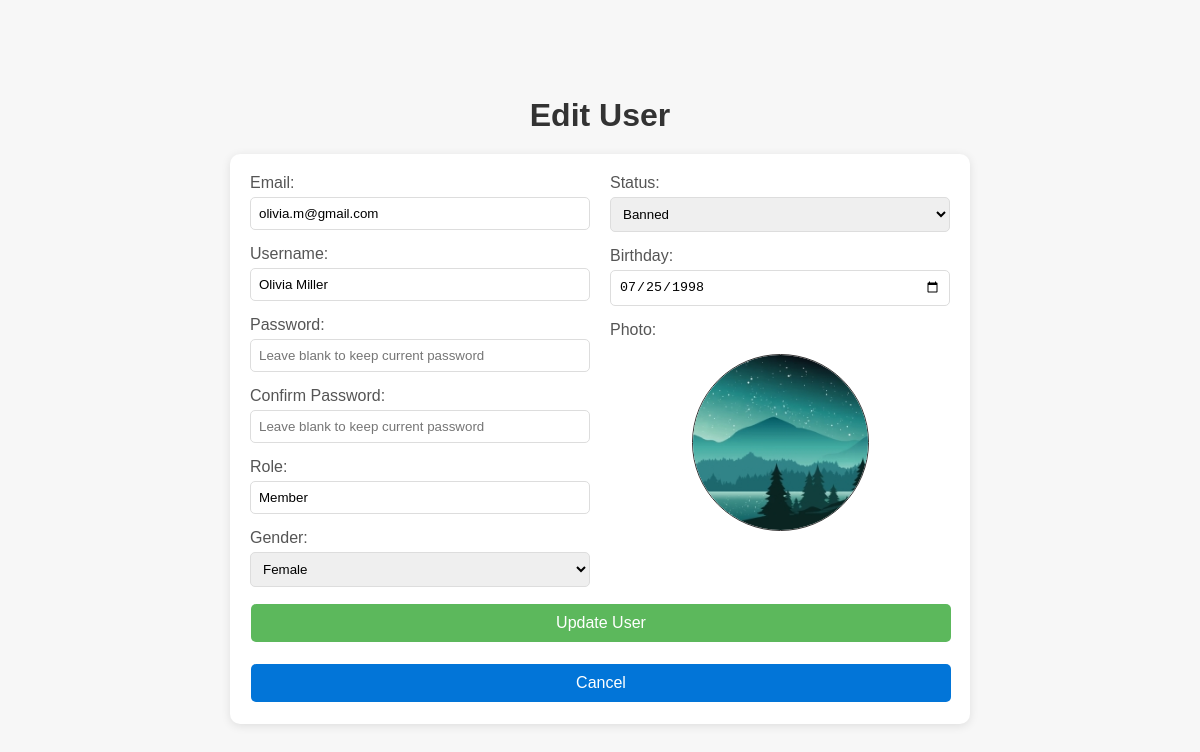
Page /admin/editUser.php?user_id=U0023 (signed in) on the earlier database version.
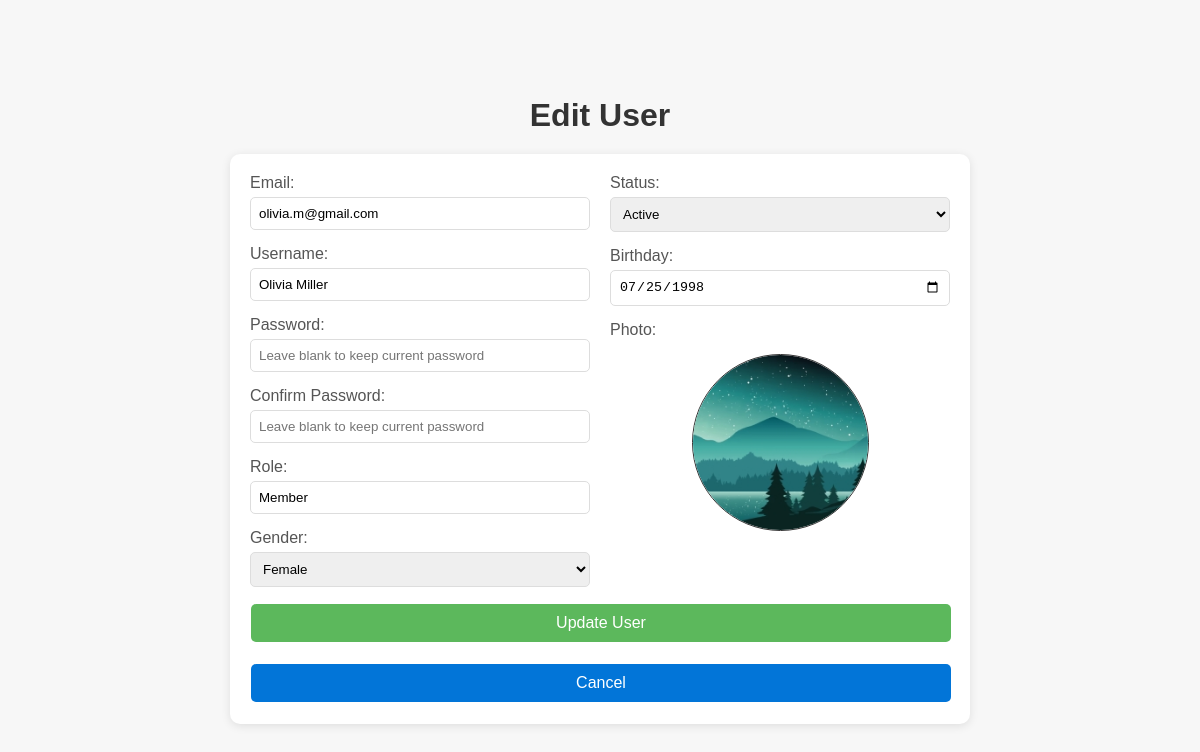
Same page on the later database version.
### tables this page shows
CREATE TABLE `user` (
  `user_id` varchar(5) NOT NULL,
  `name` varchar(100) NOT NULL,
  `email` varchar(100) NOT NULL,
  `password` varchar(100) NOT NULL,
  `gender` varchar(10) NOT NULL,
  `birthday` date NOT NULL,
  `photo` varchar(100) NOT NULL,
  `role` varchar(100) NOT NULL,
  `status` varchar(20) NOT NULL,
  `failed_attempts` int(11) DEFAULT 0,
  `last_failed_attempt` datetime DEFAULT NULL,
  `banned_until` datetime DEFAULT NULL,
  `last_login_time` datetime DEFAULT NULL,
  `login_count` int(11) DEFAULT 0,
  `last_login_event_time` datetime DEFAULT NULL,
  `deactivated_at` datetime DEFAULT NULL,
  `remember_token` varchar(64) DEFAULT NULL,
  `remember_token_expiry` datetime DEFAULT NULL,
  PRIMARY KEY (`user_id`),
  UNIQUE KEY `email` (`email`)
);

### _base.php (called while the page is built, shortened)
<?php
$_user = $_SESSION['user'] ?? null;

### admin/editUser.php (the view, shortened to what this page needs)
<?php
include '../_base.php';
include '../_head.php';
$user_id = $_GET['user_id'];
$stm = $_db->prepare('SELECT * FROM user WHERE user_id = ?');
$stm->execute([$user_id]);
$user = $stm->fetch(PDO::FETCH_OBJ);
$current_role = $_user->role;
$current_user_id = $_user->user_id;
?>
<!DOCTYPE html>
<html lang="en">
<head>
    <link rel="stylesheet" href="../css/profile.css">
</head>
<body>
    <h1>Edit User</h1>
    <form method="post" enctype="multipart/form-data" class="form">
        <div class="form-container">
            <div class="form-left">
                <div class="form-group">
                    <label for="email">Email:</label>
                    <input type="email" name="email" id="email" value="<?= htmlspecialchars($user->email) ?>" required maxlength="100">
                </div>
                <div class="form-group">
                    <label for="name">Username:</label>
                    <input type="text" name="name" id="name" value="<?= htmlspecialchars($user->name) ?>" required maxlength="100">
                </div>
                <div class="form-group">
                    <label for="password">Password:</label>
                    <input type="password" name="password" id="password" maxlength="100" placeholder="Leave blank to keep current password">
                </div>
                <div class="form-group">
                    <label for="confirm">Confirm Password:</label>
                    <input type="password" name="confirm" id="confirm" maxlength="100" placeholder="Leave blank to keep current password">
                </div>
                <div class="form-group">
                    <?php if ($current_role == 'Root' && $user_id == $current_user_id): ?>
                        <label for="role">Role:</label>
                        <input type="text" name="role" id="role" value="<?= htmlspecialchars($user->role) ?>" readonly>
                    <?php elseif ($current_role == 'Admin'): ?>
                        <label for="role">Role:</label>
                        <input type="text" name="role" id="role" value="<?= htmlspecialchars($user->role) ?>" readonly>
                    <?php endif; ?>
                </div>
                <div class="form-group">
                    <label for="gender">Gender:</label>
                    <select name="gender" id="gender">
                        <option value="Female" <?= $user->gender == 'Female' ? 'selected' : '' ?>>Female</option>
                    </select>
                </div>
            </div>
            <div class="form-right">
                <div class="form-group">
                    <label for="status">Status:</label>
                    <select name="status" id="status">
                        <option value="Active" <?= $user->status == 'Active' ? 'selected' : '' ?>>Active</option>
                        <option value="Banned" <?= $user->status == 'Banned' ? 'selected' : '' ?>>Banned</option>
                    </select>
                </div>
                <div class="form-group">
                    <label for="birthday">Birthday:</label>
                    <input type="date" name="birthday" id="birthday" value="<?= htmlspecialchars($user->birthday) ?>" required>
                </div>
                <label for="photo">Photo:</label>
                <div class="form-group upload">
                    <label class="upload">
                        <img src="../uploads/<?= htmlspecialchars($user->photo) ?>" alt="Profile Photo">
                    </label>
                </div>
            </div>
        </div>
        <div class="form-actions">
            <button type="submit">Update User</button>
            <a href="userList.php"><button>Cancel</button></a>
        </div>
    </form>
</body>
</html>

Differences in the rows shown:
changed user "olivia.m@gmail.com": status "Banned" → "Active"
